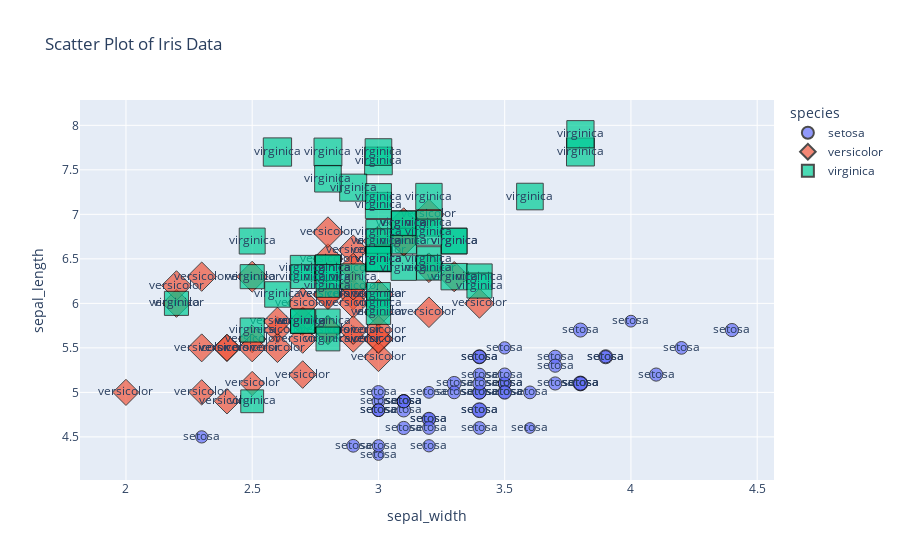

Here is the notebook cell this chart was saved with:
### Markdown cell above
### Styling Markers, Lines, and Bars

You can customize the appearance of markers, lines, and bars in your plots by specifying additional arguments in the respective plot functions.

Example:
```python
import plotly.express as px

data = px.data.iris()

fig = px.scatter(data, x='sepal_width', y='sepal_length', color='species', title='Scatter Plot of Iris Data',
                 size='petal_length', symbol='species', opacity=0.7, text='species')

fig.update_traces(marker=dict(line=dict(width=1, color='black')))

fig.show()

### Code cell
import plotly.express as px

# Load the Iris dataset
data = px.data.iris()

# Create a scatter plot using Plotly Express
fig = px.scatter(data, 
                 x='sepal_width', # Set x-axis to sepal width
                 y='sepal_length', # Set y-axis to sepal length
                 color='species', # Use color to distinguish species
                 title='Scatter Plot of Iris Data', # Set the plot title
                 size='petal_length', # Use petal length to determine marker size
                 symbol='species', # Use species to determine marker symbol
                 opacity=0.7, # Set marker opacity to 0.7
                 text='species') # Show species as text on the plot

# Update the markers to include a black border
fig.update_traces(marker=dict(line=dict(width=1, color='black')))

# Show the plot
fig.show()

### Figure 1 — Plotly figure (JSON) as saved in the notebook; plotly's stock layout.template omitted (floating-point values rounded to 4 significant figures)
{"data": [{"hovertemplate": "species=%{text}<br>sepal_width=%{x}<br>sepal_length=%{y}<br>petal_length=%{marker.size}<extra></extra>", "legendgroup": "setosa", "marker": {"color": "#636efa", "line": {"color": "black", "width": 1}, "opacity": 0.7, "size": [1.4, 1.4, 1.3, 1.5, 1.4, 1.7, 1.4, 1.5, 1.4, 1.5, 1.5, 1.6, 1.4, 1.1, 1.2, 1.5, 1.3, 1.4, 1.7, 1.5, 1.7, 1.5, 1, 1.7, 1.9, 1.6, 1.6, 1.5, 1.4, 1.6, 1.6, 1.5, 1.5, 1.4, 1.5, 1.2, 1.3, 1.5, 1.3, 1.5, 1.3, 1.3, 1.3, 1.6, 1.9, 1.4, 1.6, 1.4, 1.5, 1.4], "sizemode": "area", "sizeref": 0.01725, "symbol": "circle"}, "mode": "markers+text", "name": "setosa", "orientation": "v", "showlegend": true, "text": ["setosa", "setosa", "setosa", "setosa", "setosa", "setosa", "setosa", "setosa", "setosa", "setosa", "setosa", "setosa", "setosa", "setosa", "setosa", "setosa", "setosa", "setosa", "setosa", "setosa", "setosa", "setosa", "setosa", "setosa", "setosa", "setosa", "setosa", "setosa", "setosa", "setosa", "setosa", "setosa", "setosa", "setosa", "setosa", "setosa", "setosa", "setosa", "setosa", "setosa", "setosa", "setosa", "setosa", "setosa", "setosa", "setosa", "setosa", "setosa", "setosa", "setosa"], "type": "scatter", "x": [3.5, 3, 3.2, 3.1, 3.6, 3.9, 3.4, 3.4, 2.9, 3.1, 3.7, 3.4, 3, 3, 4, 4.4, 3.9, 3.5, 3.8, 3.8, 3.4, 3.7, 3.6, 3.3, 3.4, 3, 3.4, 3.5, 3.4, 3.2, 3.1, 3.4, 4.1, 4.2, 3.1, 3.2, 3.5, 3.1, 3, 3.4, 3.5, 2.3, 3.2, 3.5, 3.8, 3, 3.8, 3.2, 3.7, 3.3], "xaxis": "x", "y": [5.1, 4.9, 4.7, 4.6, 5, 5.4, 4.6, 5, 4.4, 4.9, 5.4, 4.8, 4.8, 4.3, 5.8, 5.7, 5.4, 5.1, 5.7, 5.1, 5.4, 5.1, 4.6, 5.1, 4.8, 5, 5, 5.2, 5.2, 4.7, 4.8, 5.4, 5.2, 5.5, 4.9, 5, 5.5, 4.9, 4.4, 5.1, 5, 4.5, 4.4, 5, 5.1, 4.8, 5.1, 4.6, 5.3, 5], "yaxis": "y"}, {"hovertemplate": "species=%{text}<br>sepal_width=%{x}<br>sepal_length=%{y}<br>petal_length=%{marker.size}<extra></extra>", "legendgroup": "versicolor", "marker": {"color": "#EF553B", "line": {"color": "black", "width": 1}, "opacity": 0.7, "size": [4.7, 4.5, 4.9, 4, 4.6, 4.5, 4.7, 3.3, 4.6, 3.9, 3.5, 4.2, 4, 4.7, 3.6, 4.4, 4.5, 4.1, 4.5, 3.9, 4.8, 4, 4.9, 4.7, 4.3, 4.4, 4.8, 5, 4.5, 3.5, 3.8, 3.7, 3.9, 5.1, 4.5, 4.5, 4.7, 4.4, 4.1, 4, 4.4, 4.6, 4, 3.3, 4.2, 4.2, 4.2, 4.3, 3, 4.1], "sizemode": "area", "sizeref": 0.01725, "symbol": "diamond"}, "mode": "markers+text", "name": "versicolor", "orientation": "v", "showlegend": true, "text": ["versicolor", "versicolor", "versicolor", "versicolor", "versicolor", "versicolor", "versicolor", "versicolor", "versicolor", "versicolor", "versicolor", "versicolor", "versicolor", "versicolor", "versicolor", "versicolor", "versicolor", "versicolor", "versicolor", "versicolor", "versicolor", "versicolor", "versicolor", "versicolor", "versicolor", "versicolor", "versicolor", "versicolor", "versicolor", "versicolor", "versicolor", "versicolor", "versicolor", "versicolor", "versicolor", "versicolor", "versicolor", "versicolor", "versicolor", "versicolor", "versicolor", "versicolor", "versicolor", "versicolor", "versicolor", "versicolor", "versicolor", "versicolor", "versicolor", "versicolor"], "type": "scatter", "x": [3.2, 3.2, 3.1, 2.3, 2.8, 2.8, 3.3, 2.4, 2.9, 2.7, 2, 3, 2.2, 2.9, 2.9, 3.1, 3, 2.7, 2.2, 2.5, 3.2, 2.8, 2.5, 2.8, 2.9, 3, 2.8, 3, 2.9, 2.6, 2.4, 2.4, 2.7, 2.7, 3, 3.4, 3.1, 2.3, 3, 2.5, 2.6, 3, 2.6, 2.3, 2.7, 3, 2.9, 2.9, 2.5, 2.8], "xaxis": "x", "y": [7, 6.4, 6.9, 5.5, 6.5, 5.7, 6.3, 4.9, 6.6, 5.2, 5, 5.9, 6, 6.1, 5.6, 6.7, 5.6, 5.8, 6.2, 5.6, 5.9, 6.1, 6.3, 6.1, 6.4, 6.6, 6.8, 6.7, 6, 5.7, 5.5, 5.5, 5.8, 6, 5.4, 6, 6.7, 6.3, 5.6, 5.5, 5.5, 6.1, 5.8, 5, 5.6, 5.7, 5.7, 6.2, 5.1, 5.7], "yaxis": "y"}, {"hovertemplate": "species=%{text}<br>sepal_width=%{x}<br>sepal_length=%{y}<br>petal_length=%{marker.size}<extra></extra>", "legendgroup": "virginica", "marker": {"color": "#00cc96", "line": {"color": "black", "width": 1}, "opacity": 0.7, "size": [6, 5.1, 5.9, 5.6, 5.8, 6.6, 4.5, 6.3, 5.8, 6.1, 5.1, 5.3, 5.5, 5, 5.1, 5.3, 5.5, 6.7, 6.9, 5, 5.7, 4.9, 6.7, 4.9, 5.7, 6, 4.8, 4.9, 5.6, 5.8, 6.1, 6.4, 5.6, 5.1, 5.6, 6.1, 5.6, 5.5, 4.8, 5.4, 5.6, 5.1, 5.1, 5.9, 5.7, 5.2, 5, 5.2, 5.4, 5.1], "sizemode": "area", "sizeref": 0.01725, "symbol": "square"}, "mode": "markers+text", "name": "virginica", "orientation": "v", "showlegend": true, "text": ["virginica", "virginica", "virginica", "virginica", "virginica", "virginica", "virginica", "virginica", "virginica", "virginica", "virginica", "virginica", "virginica", "virginica", "virginica", "virginica", "virginica", "virginica", "virginica", "virginica", "virginica", "virginica", "virginica", "virginica", "virginica", "virginica", "virginica", "virginica", "virginica", "virginica", "virginica", "virginica", "virginica", "virginica", "virginica", "virginica", "virginica", "virginica", "virginica", "virginica", "virginica", "virginica", "virginica", "virginica", "virginica", "virginica", "virginica", "virginica", "virginica", "virginica"], "type": "scatter", "x": [3.3, 2.7, 3, 2.9, 3, 3, 2.5, 2.9, 2.5, 3.6, 3.2, 2.7, 3, 2.5, 2.8, 3.2, 3, 3.8, 2.6, 2.2, 3.2, 2.8, 2.8, 2.7, 3.3, 3.2, 2.8, 3, 2.8, 3, 2.8, 3.8, 2.8, 2.8, 2.6, 3, 3.4, 3.1, 3, 3.1, 3.1, 3.1, 2.7, 3.2, 3.3, 3, 2.5, 3, 3.4, 3], "xaxis": "x", "y": [6.3, 5.8, 7.1, 6.3, 6.5, 7.6, 4.9, 7.3, 6.7, 7.2, 6.5, 6.4, 6.8, 5.7, 5.8, 6.4, 6.5, 7.7, 7.7, 6, 6.9, 5.6, 7.7, 6.3, 6.7, 7.2, 6.2, 6.1, 6.4, 7.2, 7.4, 7.9, 6.4, 6.3, 6.1, 7.7, 6.3, 6.4, 6, 6.9, 6.7, 6.9, 5.8, 6.8, 6.7, 6.7, 6.3, 6.5, 6.2, 5.9], "yaxis": "y"}], "layout": {"legend": {"itemsizing": "constant", "title": {"text": "species"}, "tracegroupgap": 0}, "title": {"text": "Scatter Plot of Iris Data"}, "xaxis": {"anchor": "y", "domain": [0, 1], "title": {"text": "sepal_width"}}, "yaxis": {"anchor": "x", "domain": [0, 1], "title": {"text": "sepal_length"}}}}
